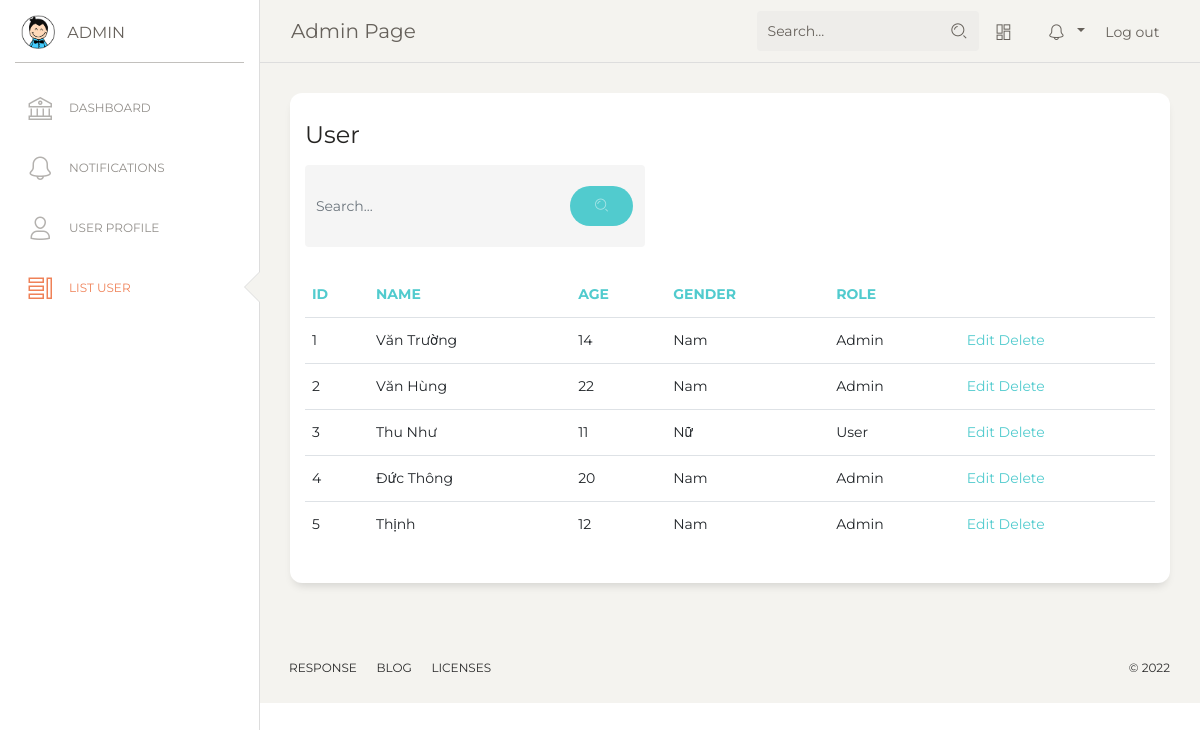
Page /home/tablelist (signed in) on the earlier database version.
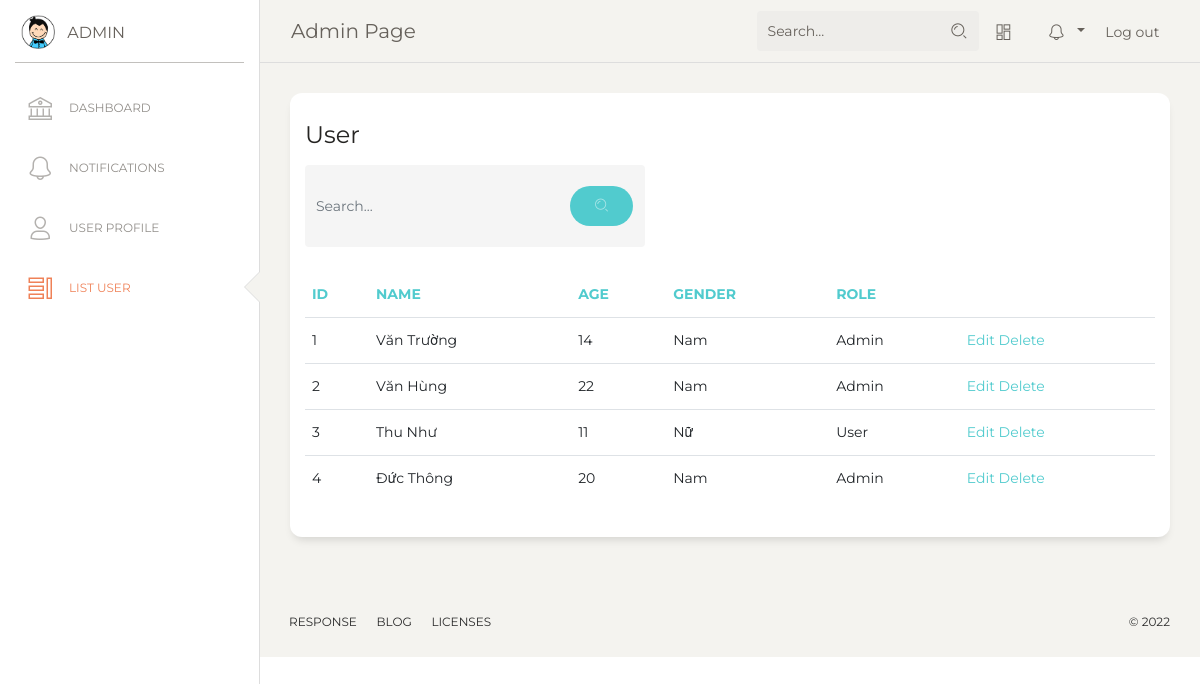
Same page on the later database version.
### home/models.py (models this page shows)
class People(models.Model):
    ID = models.IntegerField(primary_key=True, null=False, default=0)
    Name = models.CharField(max_length=100,null=True)
    Age = models.IntegerField(null=True)
    Gender = models.IntegerField(null=True)
    RFID = models.CharField(max_length=15,null=True)
    RoleID = models.IntegerField(null=True)

### home/views.py (the view)
# urls.py: path('home/tablelist', views.listUser, name='tablelist'),
def listUser(request):
    people = People.objects.all().order_by('ID')
    if(request.session['role_id']==1):
        return render(request, 'tablelist/index.html', {"people": people})
    return HttpResponse('Chuc nang nay chi danh cho admin')

### templates/tablelist/index.html (shortened to what this page needs)
{% extends 'home/base.html'%}
{% load static%}
{% block sidebarblock%}
 <div class="sidebar-wrapper">
       <ul class="nav">
          <li>
            <a href="./dashboard">
              <i class="nc-icon nc-bank"></i>
              <p>Dashboard</p>
            </a>
          </li>
          <li >
            <a href="{% url 'home:notification' %}">
              <i class="nc-icon nc-bell-55"></i>
              <p>Notifications</p>
            </a>
          </li>
          <li >
            <a href="{% url 'home:detail' request.session.people_id %}">
              <i class="nc-icon nc-single-02"></i>
              <p>User Profile</p>
            </a>
          </li>
          {% if request.session.role_id == 1 %}
          <li class="active" >
            <a href="{% url 'home:tablelist' %}">
              <i class="nc-icon nc-tile-56"></i>
              <p>List User </p>
            </a>
          </li>
          {% endif%}
        </ul>
      </div>
          {% endblock %}
   {% block contentblock%}
      <div class="content">
        <div class="row">
          <div class="col-md-12">
            <div class="card">
              <div class="card-header">
                <h4 class="card-title">User</h4>
                 <form method="post" action="{% url 'home:search' %}">
                  <div style="width:40%" class="input-group no-border" >
                    <input  type="text" name="strSearch" value="" class="form-control" placeholder="Search..." >
                    <div class="input-group-append">
                      <div class="input-group-text">
                        <button type="submit" class="btn btn-primary btn-round"><i class="nc-icon nc-zoom-split"></i></button>
                      </div>
                    </div>
                  </div>
                </form>
              </div>
              <div class="card-body">
                <div class="table-responsive">
                  <table class="table">
                    <thead class=" text-primary">
                      <th>
                        ID
                      </th>
                      <th>
                        Name
                      </th>
                      <th>
                        Age
                      </th>
                      <th >
                        Gender
                      </th>
                      <th >
                        Role
                      </th>
                    </thead>
                    <tbody>
                    {% for item in people%}
                      <tr>
                        <td>
                          {{item.ID}}
                        </td>
                        <td>
                          {{item.Name}}
                        </td>
                        <td>
                          {{item.Age}}
                        </td>
                        <td>
                          {% if item.Gender == 1  %}
                            Nam
                          {% else %} Nữ
                          {%endif%}
                        </td>
                        <td>
                          {% if item.RoleID == 1  %}
                            Admin
                          {% else %} User
                          {%endif%}
                        </td>
                        <td>
                          <a href="{% url 'home:detail' item.ID %}">Edit</a>
                          <a href="{% url 'home:delete' item.ID %}">Delete</a>
                        </td>
                      </tr>
                    {% endfor%}
                    </tbody>
                  </table>
                </div>
              </div>
            </div>
          </div>
        </div>
      </div>
    {% endblock %}

Differences in the rows shown:
removed People: ID "5", Name "Thịnh", Age "12", Gender "Nam", RoleID "Admin"
